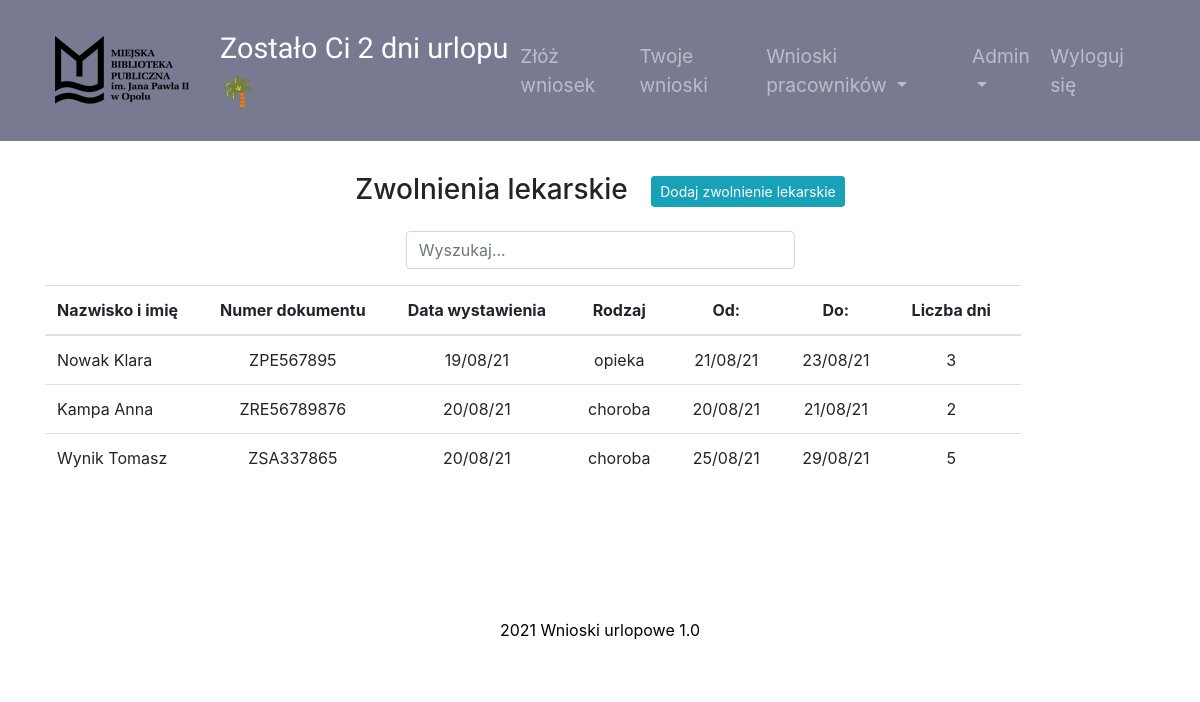
The page /sickleaves (signed in) on the database its author committed.
### main.py (models this page shows, shortened)
class Employee(UserMixin, db.Model):
    __tablename__ = "employees"
    id = db.Column(db.Integer, primary_key=True)
    name = db.Column(db.String(50), unique=False, nullable=False)
    login = db.Column(db.String(10), unique=True, nullable=False)
    password = db.Column(db.String(100))
    position = db.Column(db.String(50), unique=False)
    position_info = db.Column(db.String(20))
    work_place = db.Column(db.String)
    is_manager = db.Column(db.String(3), nullable=False)
    is_topmanager = db.Column(db.String(3), nullable=False)
    work_time = db.Column(db.Float, unique=False, nullable=False)
    email = db.Column(db.String)
    days_off = db.Column(db.Integer, nullable=False)
    annual_days_off = db.Column(db.Integer)
    contract_end = db.Column(db.String)
    requests = relationship("Request", back_populates="author")
    sickleaves = relationship("SickLeave", back_populates="person")
    manager_id = db.Column(db.Integer, db.ForeignKey("employees.id"))
    manager = relationship("Employee", backref='subordinates', remote_side="Employee.id")
    today_note = db.Column(db.String(20))
    additional_info = db.Column(db.String)

class SickLeave(db.Model):
    __tablename__ = "sickleaves"
    id = db.Column(db.Integer, primary_key=True)
    person_id = db.Column(db.Integer, db.ForeignKey("employees.id"))
    person = relationship("Employee", back_populates="sickleaves")
    doc_number = db.Column(db.String(250))
    type = db.Column(db.String(250), nullable=False)
    issue_date = db.Column(db.String(250))
    start_date = db.Column(db.String(250), nullable=False)
    end_date = db.Column(db.String(250), nullable=False)
    days = db.Column(db.Integer)

### main.py (the view)
@app.route("/sickleaves")
@login_required
def sickleaves():
    sickleaves = SickLeave.query.order_by(SickLeave.issue_date).all()
    return render_template("sickleaves.html", sickleaves=sickleaves)

### main.py (called while the page is built)
@login_manager.user_loader
def load_user(employee_id):
    return Employee.query.get(int(employee_id))

### templates/sickleaves.html (shortened to what this page needs)
{% include 'header.html' %}
<section class="page-section">
    <div class="container">
        <div>
        <h3 class="table-title">Zwolnienia lekarskie <a href="{{url_for('add_sickleave')}}" role="button" class="btn ml-3 btn-sm btn-info">Dodaj zwolnienie lekarskie</a></h3>
            <input class="form-control search1" id="myInput1" type="text" placeholder="Wyszukaj...">
        </div>
        <table class="table js-serial table-responsive empl_table" id="present">
            <thead>
            <tr>
                <th scope="col">Nazwisko i imię</th>
                <th scope="col" class="text-center">Numer dokumentu</th>
                <th scope="col" class="text-center">Data wystawienia</th>
                <th scope="col" class="text-center">Rodzaj</th>
                <th scope="col" class="text-center">Od:</th>
                <th scope="col" class="text-center">Do:</th>
                <th scope="col">Liczba dni</th>
            </tr>
            </thead>
            <tbody id="myTable1">
                {% for sickleave in sickleaves %}
            <tr>
                <td>{{ sickleave.person.name }}</td>
                <td class="text-center">{{ sickleave.doc_number }}</td>
                <td class="text-center">{{ sickleave.issue_date}}</td>
                <td class="text-center">{{ sickleave.type }}</td>
                <td class="text-center">{{ sickleave.start_date }}</td>
                <td class="text-center">{{ sickleave.end_date }}</td>
                <td class="text-center"> {{ sickleave.days }}</td>
            </tr>
            {% endfor %}
            </tbody>
        </table>
    </div>
</section>
{% include 'footer.html' %}

### templates/header.html (shortened to what this page needs)
<!DOCTYPE html>
<html lang="pl">
<head>
    <link rel="stylesheet" href="https://maxcdn.bootstrapcdn.com/bootstrap/4.0.0/css/bootstrap.min.css"
>
    <link rel="stylesheet" href="https://cdnjs.cloudflare.com/ajax/libs/bootstrap-datepicker/1.9.0/css/bootstrap-datepicker.min.css"/>
    <link rel="stylesheet" href="./static/style.css" >
</head>
<body>
    <nav class="navbar position-sticky top-0 navbar-expand-lg navbar-dark w-100">
<div class="container-fluid">
        <a href="{{url_for('main')}}" class="navbar-brand ml-1" id="nav_urlop"><img src="/static/mbp_logo.png" class="d-inline-block align-center"  style="padding-right: 15px;"></a><p class="info"> {%if current_user.is_authenticated%} Zostało Ci {{current_user.days_off}} {% if current_user.work_time<1 %}godz. {%else%} dni  {%endif%}urlopu <span class="palm">🌴</span> {%endif%}</p>
        <div class="collapse navbar-collapse" id="navbarSupportedContent">
        <ul class="navbar-nav ml-auto">
            {% if current_user.position != "dyrektor"%}
                 <li class="nav-item">
                <a class="nav-link link-hide" href="{{url_for('main')}}">Złóż wniosek</a>
            </li>
            <li class="nav-item">
                <a class="nav-link link-hide" href="{{url_for('my_requests')}}">Twoje wnioski</a>
            </li>
            {% endif %}
            {% if current_user.is_manager == "TAK" %}
              <li class="nav-item dropdown">
      <a class="nav-link dropdown-toggle" href="{{url_for('employees_requests')}}" id="navbardrop" data-toggle="dropdown">
        Wnioski pracowników
      </a>
    </li>
{% endif %}
            {% if current_user.login in ["wynik", "kostek"] %}
                     <li class="nav-item dropdown">
      <a class="nav-link dropdown-toggle" href="{{url_for('admin_site')}}" id="navbardrop2" data-toggle="dropdown">
        Admin</a>
    </li>
           {% endif %}
            <li class="nav-item">
                <a class="nav-link link-hide" href="{{url_for('logout')}}">Wyloguj się</a>
            </li>
        </ul>
        </div>
    </div>
    </nav>

### static/style.css (style rules this page uses)
.page-section { display: -webkit-box; display: -ms-flexbox; display: flex; -webkit-box-pack: center; -ms-flex-pack: center; justify-content: center; scroll-padding-top: 200px; margin-top: 2rem; padding-bottom: 5rem; }
.table-title { margin-bottom: 1.5rem; text-align: center; }
input.search, input.search1 { position: relative; left: 50%; -webkit-transform: translateX(-50%); transform: translateX(-50%); width: 35%; margin-bottom: 16px; }
.navbar { background-color: #787A91; padding: 1% 3%; z-index: 1; }
.navbar-brand { font-size: 1.5rem; }
.info { font-size: 1.8rem; font-family: 'Signika Negative', sans-serif; color: #fff; margin-top: 15px; }
.nav-link { font-size: 1.2rem; }
@media (min-width: 360px) { .page-section { scroll-padding-top: 160px; } }
@media (min-width: 992px) { .page-section { scroll-padding-top: 150px; } }
.empl_table > thead > tr > th { padding-right: 30px; }
.empl_table > tbody > tr > td { padding-right: 30px; }

### rows shown on the page
Employee: days_off "2"
SickLeave: person.name "Nowak Klara", doc_number "ZPE567895", issue_date "19/08/21", type "opieka", start_date "21/08/21", end_date "23/08/21", days "3"
SickLeave: person.name "Kampa Anna", doc_number "ZRE56789876", issue_date "20/08/21", type "choroba", start_date "20/08/21", end_date "21/08/21", days "2"
SickLeave: person.name "Wynik Tomasz", doc_number "ZSA337865", issue_date "20/08/21", type "choroba", start_date "25/08/21", end_date "29/08/21", days "5"
